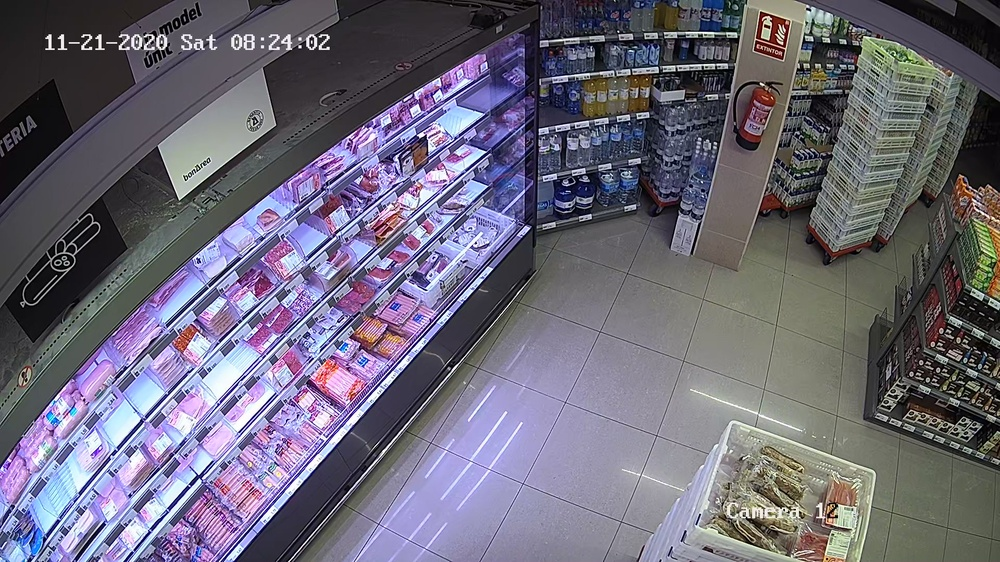
#> input picture DataAugmentation/input/t485. 08.24.02.jpg, 1000 x 562 px, shrunk from 1920 x 1080 before the run; its folder holds 4 pictures in this run
$ python main.py
#> lines starting #> are read from the running program, lines starting #| are printed output that depends on the picture
import cv2
import os
import numpy as np

dstPath = './output'
srcPath = './input'
s = '/'

# AUX functions
def rotate_image(image, angle):
  image_center = tuple(np.array(image.shape[1::-1]) / 2)
  rot_mat = cv2.getRotationMatrix2D(image_center, angle, 1.0)
  result = cv2.warpAffine(image, rot_mat, image.shape[1::-1], flags=cv2.INTER_LINEAR)
  return result

def bw(img):
    grayImage = cv2.cvtColor(img, cv2.COLOR_BGR2GRAY)
    th3 = cv2.adaptiveThreshold(grayImage,300,cv2.ADAPTIVE_THRESH_GAUSSIAN_C,cv2.THRESH_BINARY,11,2)
    return th3

def augment(img):
    hsv = cv2.cvtColor(img, cv2.COLOR_BGR2HSV)
    greenMask = cv2.inRange(hsv, (200, 200, 200), (255, 255, 255))
    hsv[:,:,1] = greenMask
    back = cv2.cvtColor(hsv, cv2.COLOR_HSV2BGR)
    return back

# Vertical flip
def tranformC(img):
    return cv2.flip(img, 0)

# Horizontal flip
def tranformD(img):
    return cv2.flip(img, 1)

# Vertical flip / Horizontal flip
def tranformE1(img, degree):
    return rotate_image(img, degree)

# Main code
for imgName in os.listdir(srcPath):
    index = 0
    listImg = []
    route = srcPath+s+imgName
    print('img laod: ', route)
    img = cv2.imread(route)
#> img is the input picture: shape (562, 1000, 3); mean B, G, R 120.2, 105.2, 108.9

    # Aplicamos transformaciones
    #listImg.append(tranformC(img))
    #listImg.append(tranformD(img))
    listImg.append(augment(img))
#> in augment, `hsv = cv2.cvtColor(img, cv2.COLOR_BGR2HSV)`: hsv: shape (562, 1000, 3); mean H, S, V 99.6, 54.2, 125.2
#> in augment, `greenMask = cv2.inRange(hsv, (200, 200, 200), (255, 255, 255))`: greenMask: shape (562, 1000); every value is 0
#> in augment, `hsv[:,:,1] = greenMask`: hsv: shape (562, 1000, 3); mean H, S, V 99.6, 0, 125.2
#> in augment, `back = cv2.cvtColor(hsv, cv2.COLOR_HSV2BGR)`:
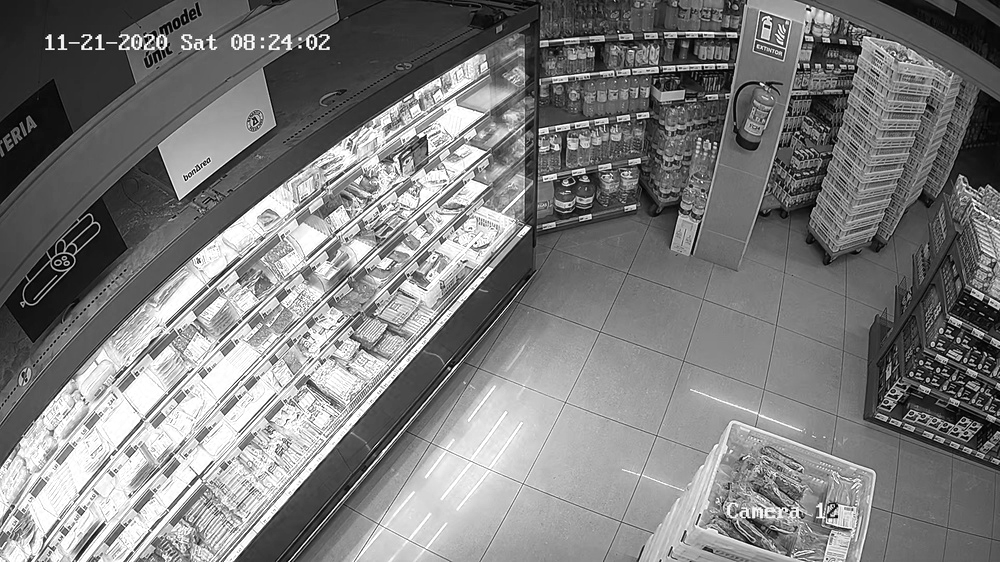
#> back: shape (562, 1000, 3); min 0, max 255, mean 125.2
    #for degree in range(0, 360, 35):
    #    listImg.append(tranformE1(img, degree))

    # Guardamos la imagen
    for imgOut in listImg:
        print(dstPath+s+str(index)+'_'+imgName)
        cv2.imwrite(dstPath+s+str(index)+'_'+imgName, imgOut)
        index += 1
#> this loop made 1 pass
#> index on pass 1: 1
#| ./output/0_t485. 08.24.02.jpg
#> after the loop, index = 1
#> pass 2 of the loop `for imgName in os.listdir(srcPath):`:
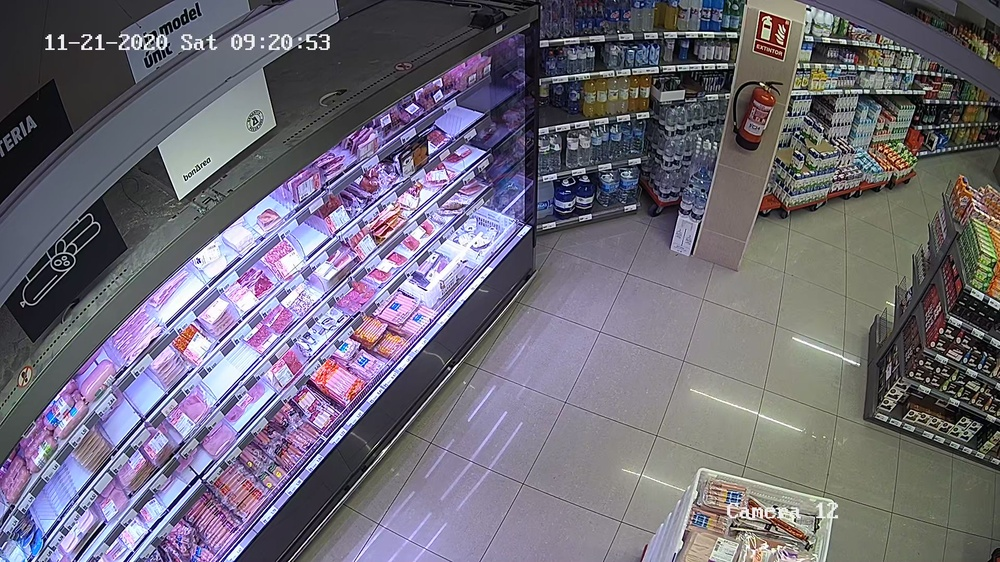
#> input picture DataAugmentation/input/t485. 09.20.53.jpg, 1000 x 562 px, shrunk from 1920 x 1080 before the run
#> img is the input picture: shape (562, 1000, 3); mean B, G, R 119.7, 107.3, 111.6
#> in augment (call 2), `back = cv2.cvtColor(hsv, cv2.COLOR_HSV2BGR)`:
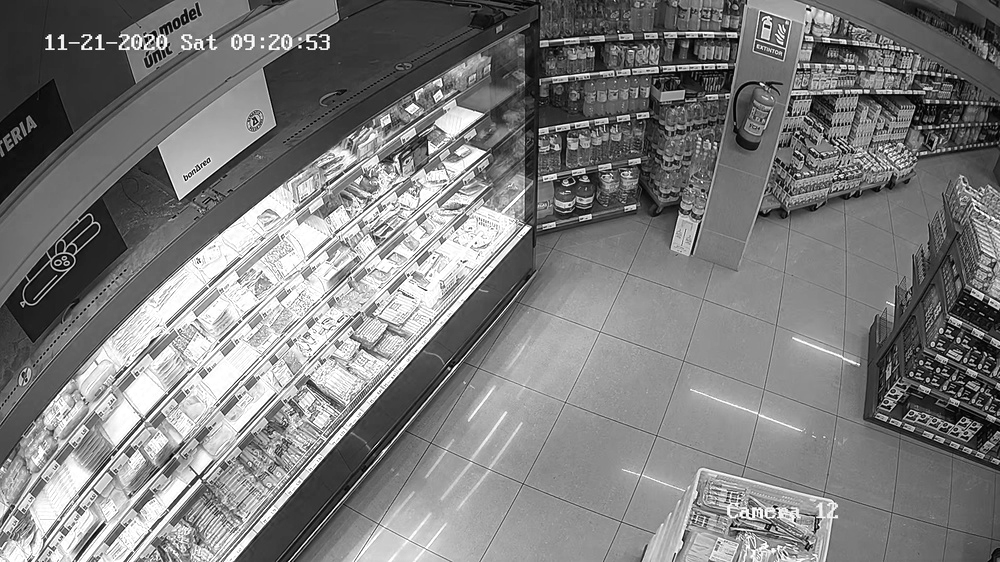
#> back: shape (562, 1000, 3); min 0, max 255, mean 125.4
#> the loop `for imgOut in listImg:` made 1 pass
#> (printed output is left out)
#> pass 3 of the loop `for imgName in os.listdir(srcPath):`:
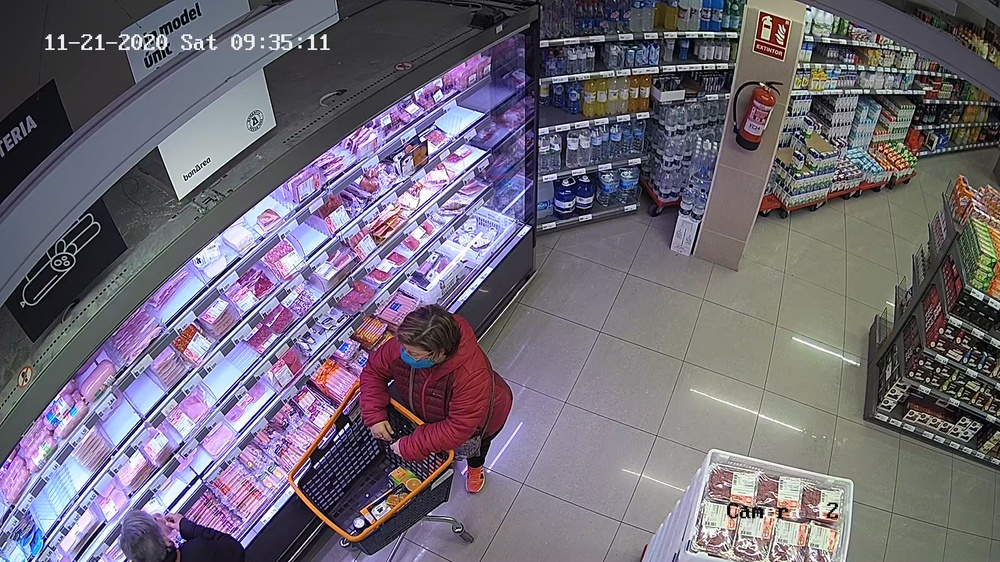
#> input picture DataAugmentation/input/t485. 09.35.11.jpg, 1000 x 562 px, shrunk from 1920 x 1080 before the run
#> img is the input picture: shape (562, 1000, 3); mean B, G, R 118.7, 106, 112.2
#> in augment (call 3), `back = cv2.cvtColor(hsv, cv2.COLOR_HSV2BGR)`:
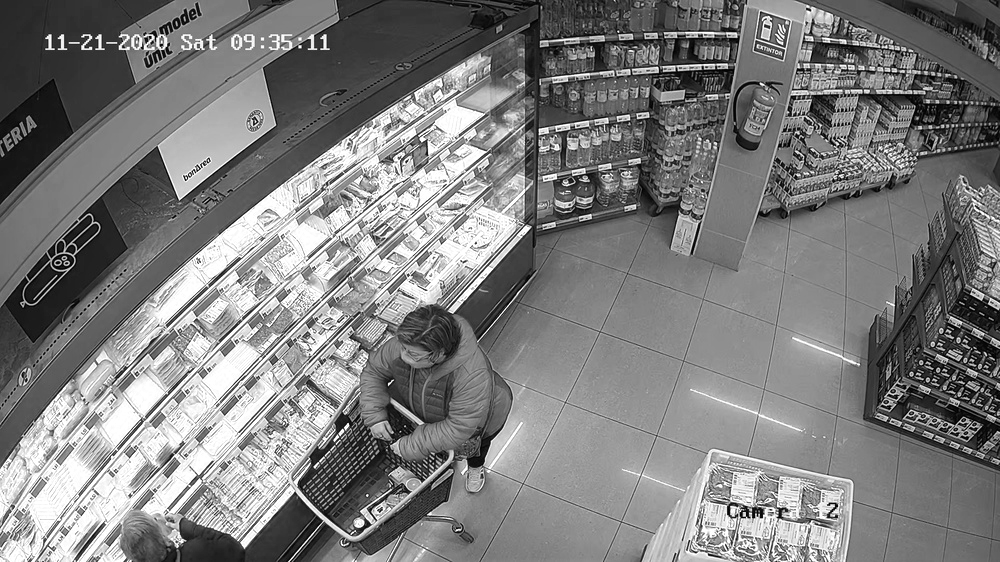
#> back: shape (562, 1000, 3); min 0, max 255, mean 126.1
#> the loop made 4 passes; the first 3 are shown
